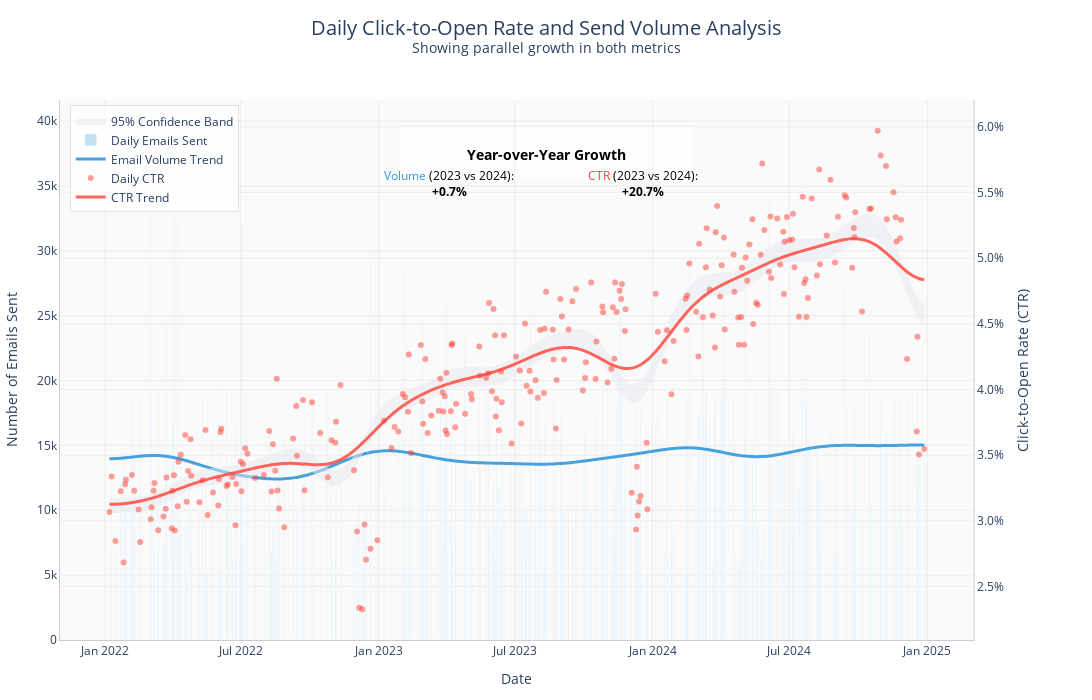

Write notebook code for a chart like this one.
### Code cell
def smooth_data(x, y, smoothing_factor=0.8):
    """Create smoothed version of data using B-spline interpolation"""
    # Handle NaN and inf values
    y = pd.Series(y)
    y = y.replace([np.inf, -np.inf], np.nan)
    
    # Interpolate NaN values
    y = y.interpolate(method='linear', limit_direction='both')
    
    # If still have NaN values after interpolation, fill with mean
    if y.isna().any():
        y = y.fillna(y.mean())
    
    # Convert to numpy array
    y = y.to_numpy()
    
    # Ensure minimum length for smoothing
    if len(y) < 4:
        # Return original data if too short
        return x, y
        
    try:
        # Convert dates to numbers for interpolation
        x_numeric = np.arange(len(x))
        
        # Create smooth curve using B-spline
        spl = make_interp_spline(x_numeric, y, k=min(3, len(y)-1))
        
        # Generate smooth points
        x_smooth = np.linspace(0, len(x)-1, 300)
        y_smooth = spl(x_smooth)
        
        # Additional Gaussian smoothing
        y_smooth = gaussian_filter1d(y_smooth, sigma=smoothing_factor*10)
        
        # Map x_smooth back to dates
        date_range = pd.date_range(start=x.min(), end=x.max(), periods=len(x_smooth))
        
        return date_range, y_smooth
    except Exception as e:
        print(f"Smoothing failed: {str(e)}")
        return x, y

def create_enhanced_daily_ctr_analysis(daily_stats):
    """Create an enhanced visualization of daily CTR analysis"""
    try:
        # Create figure with secondary y-axis
        fig = make_subplots(specs=[[{"secondary_y": True}]])

        # Add smoothed CTR line
        dates_smooth, ctr_mean_smooth = smooth_data(daily_stats['date'], daily_stats['ctr_mean'])
        _, ctr_upper_smooth = smooth_data(daily_stats['date'], daily_stats['ctr_ci_upper'])
        _, ctr_lower_smooth = smooth_data(daily_stats['date'], daily_stats['ctr_ci_lower'])
        _, trend_smooth = smooth_data(daily_stats['date'], daily_stats['ctr_trend'], smoothing_factor=1.2)
        
        # Add smoothed trend for email sends
        _, sends_trend_smooth = smooth_data(daily_stats['date'], daily_stats['total_sent'], smoothing_factor=1.5)

        # Calculate year-over-year growth rates using full year data
        daily_stats['year'] = daily_stats['date'].dt.year
        
        # Group by year and calculate annual metrics
        yearly_stats = daily_stats.groupby('year').agg({
            'total_sent': 'sum',
            'ctr_mean': 'mean'
        }).reset_index()
        
        # Get current and previous year
        current_year = yearly_stats['year'].max()
        previous_year = current_year - 1
        
        # Calculate YoY growth comparing full years
        if previous_year in yearly_stats['year'].values:
            current_year_data = yearly_stats[yearly_stats['year'] == current_year]
            previous_year_data = yearly_stats[yearly_stats['year'] == previous_year]
            
            # Calculate volume growth
            volume_growth = ((current_year_data['total_sent'].iloc[0] - 
                            previous_year_data['total_sent'].iloc[0]) / 
                           previous_year_data['total_sent'].iloc[0] * 100)
            
            # Calculate CTR growth
            ctr_growth = ((current_year_data['ctr_mean'].iloc[0] - 
                          previous_year_data['ctr_mean'].iloc[0]) / 
                         previous_year_data['ctr_mean'].iloc[0] * 100)
            
            # Create period label for annotation
            period_label = f"{previous_year} vs {current_year}"
        else:
            # Fallback if we don't have full previous year data
            volume_growth = 0
            ctr_growth = 0
            period_label = f"{current_year}"

        # Add confidence interval for CTR
        fig.add_trace(
            go.Scatter(
                x=dates_smooth.tolist() + dates_smooth.tolist()[::-1],
                y=ctr_upper_smooth.tolist() + ctr_lower_smooth.tolist()[::-1],
                fill='toself',
                fillcolor='rgba(231,234,241,0.5)',
                line=dict(color='rgba(255,255,255,0)'),
                hoverinfo='skip',
                showlegend=True,
                name='95% Confidence Band'
            ),
            secondary_y=True
        )

        # Add email send volume as bars with reduced opacity
        fig.add_trace(
            go.Bar(
                x=daily_stats['date'],
                y=daily_stats['total_sent'],
                name='Daily Emails Sent',
                marker_color='rgba(52, 152, 219, 0.3)',
                hovertemplate='Date: %{x}<br>Sent: %{y:,}<extra></extra>'
            ),
            secondary_y=False
        )

        # Add trend line for email sends
        fig.add_trace(
            go.Scatter(
                x=dates_smooth,
                y=sends_trend_smooth,
                mode='lines',
                line=dict(
                    color='rgba(52, 152, 219, 0.9)',
                    width=3,
                    shape='spline'
                ),
                name='Email Volume Trend'
            ),
            secondary_y=False
        )

        # Add actual CTR values
        fig.add_trace(
            go.Scatter(
                x=daily_stats['date'],
                y=daily_stats['ctr_mean'],
                mode='markers',
                marker=dict(
                    size=6,
                    color='rgba(255, 65, 54, 0.5)',
                ),
                name='Daily CTR',
                hovertemplate='Date: %{x}<br>CTR: %{y:.2%}<extra></extra>'
            ),
            secondary_y=True
        )

        # Add smoothed trend line for CTR
        fig.add_trace(
            go.Scatter(
                x=dates_smooth,
                y=trend_smooth,
                mode='lines',
                line=dict(
                    color='rgba(255, 65, 54, 0.8)',
                    width=3,
                    shape='spline'
                ),
                name='CTR Trend'
            ),
            secondary_y=True
        )

        # Update layout with modern styling
        fig.update_layout(
            title=dict(
                text='Daily Click-to-Open Rate and Send Volume Analysis<br><sup>Showing parallel growth in both metrics</sup>',
                x=0.5,
                y=0.95,
                xanchor='center',
                yanchor='top',
                font=dict(size=20)
            ),
            xaxis_title='Date',
            yaxis_title='Number of Emails Sent',
            yaxis2_title='Click-to-Open Rate (CTR)',
            template='plotly_white',
            height=700,
            width=1200,
            hovermode='x unified',
            showlegend=True,
            legend=dict(
                yanchor="top",
                y=0.99,
                xanchor="left",
                x=0.01,
                bgcolor='rgba(255, 255, 255, 0.8)',
                bordercolor='rgba(0, 0, 0, 0.1)',
                borderwidth=1
            ),
            margin=dict(l=60, r=60, t=100, b=60),  # Reduced bottom margin
            plot_bgcolor='rgba(250,250,250,0.9)',
            paper_bgcolor='white'
        )

        # Add a semi-transparent background box for annotations
        fig.add_shape(
            type="rect",
            x0=0.35,
            y0=0.85,
            x1=0.65,
            y1=0.95,
            xref="paper",
            yref="paper",
            fillcolor="white",
            opacity=0.8,
            layer="below",
            line_width=0,
        )

        # Add title for growth metrics in the center
        fig.add_annotation(
            x=0.5,
            y=0.92,
            xref='paper',
            yref='paper',
            text=f"<b>Year-over-Year Growth</b>",
            showarrow=False,
            font=dict(
                size=14,
                color='black'
            ),
            align='center'
        )

        # Add volume growth annotation
        fig.add_annotation(
            x=0.4,
            y=0.88,
            xref='paper',
            yref='paper',
            text=f"<span style='color: rgba(52, 152, 219, 1)'>Volume</span> ({period_label}):<br><b>{volume_growth:+.1f}%</b>",
            showarrow=False,
            font=dict(
                size=12,
                color='black'
            ),
            align='center'
        )

        # Add CTR growth annotation
        fig.add_annotation(
            x=0.6,
            y=0.88,
            xref='paper',
            yref='paper',
            text=f"<span style='color: rgba(255, 65, 54, 1)'>CTR</span> ({period_label}):<br><b>{ctr_growth:+.1f}%</b>",
            showarrow=False,
            font=dict(
                size=12,
                color='black'
            ),
            align='center'
        )

        # Update axes with modern styling
        fig.update_xaxes(
            showgrid=True,
            gridwidth=1,
            gridcolor='rgba(128,128,128,0.1)',
            zeroline=False,
            showline=True,
            linewidth=1,
            linecolor='rgba(0,0,0,0.2)'
        )
        
        # Update primary y-axis (email volume)
        fig.update_yaxes(
            showgrid=True,
            gridwidth=1,
            gridcolor='rgba(128,128,128,0.1)',
            zeroline=False,
            showline=True,
            linewidth=1,
            linecolor='rgba(0,0,0,0.2)',
            secondary_y=False
        )
        
        # Update secondary y-axis (CTR)
        fig.update_yaxes(
            showgrid=True,
            gridwidth=1,
            gridcolor='rgba(128,128,128,0.1)',
            zeroline=False,
            showline=True,
            linewidth=1,
            linecolor='rgba(0,0,0,0.2)',
            tickformat='.1%',
            secondary_y=True
        )

        return fig

    except Exception as e:
        print(f"Error creating visualization: {str(e)}")
        return None

def main():
    # Load and prepare data
    df = pd.read_csv('Felipe Chaves_TakeHome Exercise - Campaign_Performance.csv', 
                     parse_dates=['date_sent'])
    
    # Calculate metrics
    df['open_rate'] = df['n_open']/df['n_sent']
    df['ctr'] = np.where(df['n_open'] > 0, df['n_click']/df['n_open'], 0)
    
    # Create daily stats
    daily_stats = df.groupby('date_sent').agg({
        'n_sent': 'sum',
        'n_open': 'sum',
        'n_click': 'sum'
    }).reset_index()
    
    daily_stats.columns = ['date', 'total_sent', 'total_opened', 'total_clicks']
    daily_stats['ctr_mean'] = daily_stats['total_clicks'] / daily_stats['total_sent']
    daily_stats['ctr_se'] = daily_stats['ctr_mean'] / np.sqrt(daily_stats['total_sent'])
    daily_stats['ctr_ci_lower'] = daily_stats['ctr_mean'] - 1.96 * daily_stats['ctr_se']
    daily_stats['ctr_ci_upper'] = daily_stats['ctr_mean'] + 1.96 * daily_stats['ctr_se']
    
    # Calculate trend
    window_length = min(15, len(daily_stats) - (len(daily_stats) % 2 - 1))
    if window_length > 2:
        daily_stats['ctr_trend'] = gaussian_filter1d(daily_stats['ctr_mean'], sigma=3)
    else:
        daily_stats['ctr_trend'] = daily_stats['ctr_mean'].rolling(window=3, center=True).mean()
    
    # Create and show visualization
    fig = create_enhanced_daily_ctr_analysis(daily_stats)
    if fig:
        fig.show()

if __name__ == "__main__":
    main()

### Figure 1 — Plotly figure (JSON) as saved in the notebook; plotly's stock layout.template omitted (floating-point values rounded to 4 significant figures; data arrays with more than 128 entries replaced by an {"elided": "..."} marker saying what was removed)
{"data": [{"fill": "toself", "fillcolor": "rgba(231,234,241,0.5)", "hoverinfo": "skip", "line": {"color": "rgba(255,255,255,0)"}, "name": "95% Confidence Band", "showlegend": true, "type": "scatter", "x": {"elided": "600 str values"}, "xaxis": "x", "y": {"elided": "600 float values"}, "yaxis": "y2"}, {"hovertemplate": "Date: %{x}<br>Sent: %{y:,}<extra></extra>", "marker": {"color": "rgba(52, 152, 219, 0.3)"}, "name": "Daily Emails Sent", "type": "bar", "x": {"elided": "268 str values"}, "xaxis": "x", "y": {"elided": "268 int values"}, "yaxis": "y"}, {"line": {"color": "rgba(52, 152, 219, 0.9)", "shape": "spline", "width": 3}, "mode": "lines", "name": "Email Volume Trend", "type": "scatter", "x": {"elided": "300 str values"}, "xaxis": "x", "y": {"elided": "300 float values"}, "yaxis": "y"}, {"hovertemplate": "Date: %{x}<br>CTR: %{y:.2%}<extra></extra>", "marker": {"color": "rgba(255, 65, 54, 0.5)", "size": 6}, "mode": "markers", "name": "Daily CTR", "type": "scatter", "x": {"elided": "268 str values"}, "xaxis": "x", "y": {"elided": "268 float values"}, "yaxis": "y2"}, {"line": {"color": "rgba(255, 65, 54, 0.8)", "shape": "spline", "width": 3}, "mode": "lines", "name": "CTR Trend", "type": "scatter", "x": {"elided": "300 str values"}, "xaxis": "x", "y": {"elided": "300 float values"}, "yaxis": "y2"}], "layout": {"annotations": [{"align": "center", "font": {"color": "black", "size": 14}, "showarrow": false, "text": "<b>Year-over-Year Growth</b>", "x": 0.5, "xref": "paper", "y": 0.92, "yref": "paper"}, {"align": "center", "font": {"color": "black", "size": 12}, "showarrow": false, "text": "<span style='color: rgba(52, 152, 219, 1)'>Volume</span> (2023 vs 2024):<br><b>+0.7%</b>", "x": 0.4, "xref": "paper", "y": 0.88, "yref": "paper"}, {"align": "center", "font": {"color": "black", "size": 12}, "showarrow": false, "text": "<span style='color: rgba(255, 65, 54, 1)'>CTR</span> (2023 vs 2024):<br><b>+20.7%</b>", "x": 0.6, "xref": "paper", "y": 0.88, "yref": "paper"}], "height": 700, "hovermode": "x unified", "legend": {"bgcolor": "rgba(255, 255, 255, 0.8)", "bordercolor": "rgba(0, 0, 0, 0.1)", "borderwidth": 1, "x": 0.01, "xanchor": "left", "y": 0.99, "yanchor": "top"}, "margin": {"b": 60, "l": 60, "r": 60, "t": 100}, "paper_bgcolor": "white", "plot_bgcolor": "rgba(250,250,250,0.9)", "shapes": [{"fillcolor": "white", "layer": "below", "line": {"width": 0}, "opacity": 0.8, "type": "rect", "x0": 0.35, "x1": 0.65, "xref": "paper", "y0": 0.85, "y1": 0.95, "yref": "paper"}], "showlegend": true, "title": {"font": {"size": 20}, "text": "Daily Click-to-Open Rate and Send Volume Analysis<br><sup>Showing parallel growth in both metrics</sup>", "x": 0.5, "xanchor": "center", "y": 0.95, "yanchor": "top"}, "width": 1200, "xaxis": {"anchor": "y", "domain": [0, 0.94], "gridcolor": "rgba(128,128,128,0.1)", "gridwidth": 1, "linecolor": "rgba(0,0,0,0.2)", "linewidth": 1, "showgrid": true, "showline": true, "title": {"text": "Date"}, "zeroline": false}, "yaxis": {"anchor": "x", "domain": [0, 1], "gridcolor": "rgba(128,128,128,0.1)", "gridwidth": 1, "linecolor": "rgba(0,0,0,0.2)", "linewidth": 1, "showgrid": true, "showline": true, "title": {"text": "Number of Emails Sent"}, "zeroline": false}, "yaxis2": {"anchor": "x", "gridcolor": "rgba(128,128,128,0.1)", "gridwidth": 1, "linecolor": "rgba(0,0,0,0.2)", "linewidth": 1, "overlaying": "y", "showgrid": true, "showline": true, "side": "right", "tickformat": ".1%", "title": {"text": "Click-to-Open Rate (CTR)"}, "zeroline": false}}}
